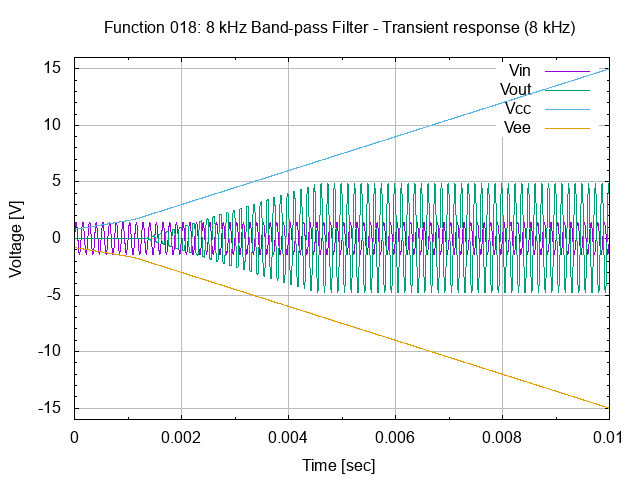

This figure's gnuplot source:
# set terminal
set term png

#set graph
set output "26.018.00.01.01.03.png"
set title "Function 018: 8 kHz Band-pass Filter - Transient response (8 kHz)"

# setup Y-axis
set yrange [-16:16]
set grid ytics lt 1 lw 1 lc rgb "#bbbbbb"
set mytics
set ylabel "Voltage [V]"

# setup X-axis
set grid xtics lt 1 lw 1 lc rgb "#bbbbbb"
set mxtics
set xrange [0:0.01]
set xlabel "Time [sec]"

# setup plot style
set style data lines
plot '26.018.00.01.01.dat' using 1:2 title "Vin", \
     '26.018.00.01.01.dat' using 1:3 title "Vout", \
     '26.018.00.01.01.dat' using 1:4 title "Vcc", \
     '26.018.00.01.01.dat' using 1:5 title "Vee"

# set output back to default
set output

# reset terminal type
set terminal pop
